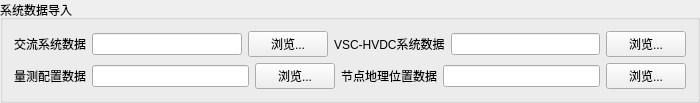
      <widget class="QGroupBox" name="groupBox">
       <property name="sizePolicy">
        <sizepolicy hsizetype="Fixed" vsizetype="Fixed">
         <horstretch>0</horstretch>
         <verstretch>0</verstretch>
        </sizepolicy>
       </property>
       <property name="minimumSize">
        <size>
         <width>700</width>
         <height>0</height>
        </size>
       </property>
       <property name="title">
        <string>系统数据导入</string>
       </property>
       <layout class="QGridLayout" name="gridLayout">
        <item row="0" column="0">
         <layout class="QHBoxLayout" name="horizontalLayout">
          <item>
           <widget class="QLabel" name="label_4">
            <property name="text">
             <string>交流系统数据</string>
            </property>
           </widget>
          </item>
          <item>
           <widget class="QLineEdit" name="editFileName_1">
            <property name="enabled">
             <bool>true</bool>
            </property>
            <property name="toolTip">
             <string>&lt;html&gt;&lt;head/&gt;&lt;body&gt;&lt;p&gt;Name of file to export. When exporting multiple pages to multiple files %PAGENUM% is the number of the page and %PAGENAME% is the name of the page.&lt;/p&gt;&lt;/body&gt;&lt;/html&gt;</string>
            </property>
            <property name="text">
             <string/>
            </property>
           </widget>
          </item>
          <item>
           <widget class="QPushButton" name="buttonBrowse_1">
            <property name="text">
             <string>浏览...</string>
            </property>
           </widget>
          </item>
          <item>
           <widget class="QLabel" name="label_5">
            <property name="text">
             <string>VSC-HVDC系统数据</string>
            </property>
           </widget>
          </item>
          <item>
           <widget class="QLineEdit" name="editFileName_2">
            <property name="toolTip">
             <string>&lt;html&gt;&lt;head/&gt;&lt;body&gt;&lt;p&gt;Name of file to export. When exporting multiple pages to multiple files %PAGENUM% is the number of the page and %PAGENAME% is the name of the page.&lt;/p&gt;&lt;/body&gt;&lt;/html&gt;</string>
            </property>
           </widget>
          </item>
          <item>
           <widget class="QPushButton" name="buttonBrowse_2">
            <property name="text">
             <string>浏览...</string>
            </property>
           </widget>
          </item>
         </layout>
        </item>
        <item row="1" column="0">
         <layout class="QHBoxLayout" name="horizontalLayout_4">
          <item>
           <widget class="QLabel" name="label_7">
            <property name="text">
             <string>&lt;html&gt;&lt;head/&gt;&lt;body&gt;&lt;p align=&quot;justify&quot;&gt;量测配置数据&lt;/p&gt;&lt;/body&gt;&lt;/html&gt;</string>
            </property>
           </widget>
          </item>
          <item>
           <widget class="QLineEdit" name="editFileName_3">
            <property name="toolTip">
             <string>&lt;html&gt;&lt;head/&gt;&lt;body&gt;&lt;p&gt;Name of file to export. When exporting multiple pages to multiple files %PAGENUM% is the number of the page and %PAGENAME% is the name of the page.&lt;/p&gt;&lt;/body&gt;&lt;/html&gt;</string>
            </property>
           </widget>
          </item>
          <item>
           <widget class="QPushButton" name="buttonBrowse_3">
            <property name="text">
             <string>浏览...</string>
            </property>
           </widget>
          </item>
          <item>
           <widget class="QLabel" name="label_6">
            <property name="text">
             <string>节点地理位置数据</string>
            </property>
           </widget>
          </item>
          <item>
           <widget class="QLineEdit" name="editFileName_4">
            <property name="toolTip">
             <string>&lt;html&gt;&lt;head/&gt;&lt;body&gt;&lt;p&gt;Name of file to export. When exporting multiple pages to multiple files %PAGENUM% is the number of the page and %PAGENAME% is the name of the page.&lt;/p&gt;&lt;/body&gt;&lt;/html&gt;</string>
            </property>
           </widget>
          </item>
          <item>
           <widget class="QPushButton" name="buttonBrowse_4">
            <property name="text">
             <string>浏览...</string>
            </property>
           </widget>
          </item>
         </layout>
        </item>
       </layout>
      </widget>
